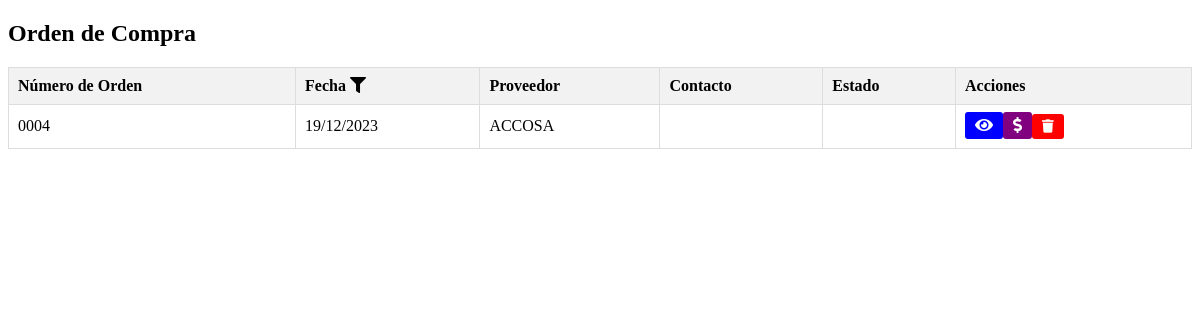
Before: /compras/ordenes_compras.php with the older database file.
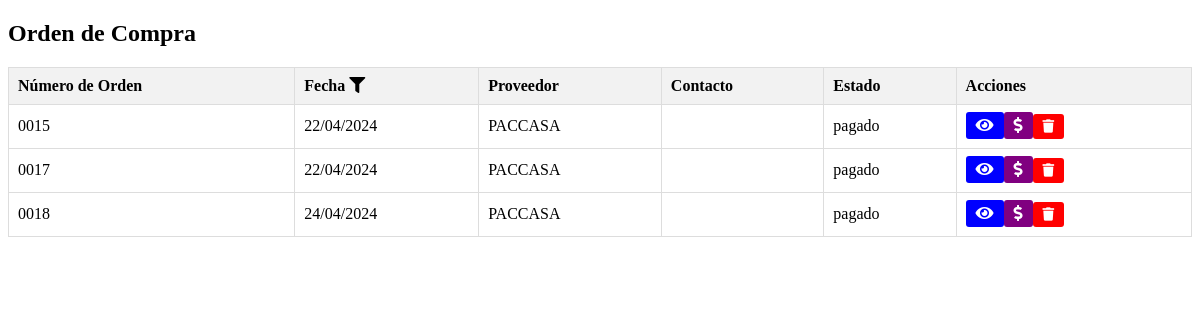
After: the same page with the newer database file.
### tables this page shows
CREATE TABLE `tbl_orden_compra` (
  `ID_ORDEN_COMPRA` int(11) NOT NULL AUTO_INCREMENT,
  `ID_COTIZACION` int(11) NOT NULL,
  `ID_PROVEEDOR` int(11) DEFAULT NULL,
  `ID_CONTACTO` int(11) NOT NULL,
  `NUMERO_ORDEN` varchar(255) DEFAULT NULL,
  `FECHA_ORDEN` date DEFAULT NULL,
  `FECHA_CREACION` timestamp NOT NULL DEFAULT current_timestamp(),
  `FECHA_MODIFICACION` timestamp NOT NULL DEFAULT current_timestamp() ON UPDATE current_timestamp(),
  `ESTADO` varchar(255) NOT NULL,
  `MONTO` decimal(10,2) NOT NULL,
  `CREADO_POR` int(11) DEFAULT NULL,
  `MODIFICADO_POR` int(11) DEFAULT NULL,
  PRIMARY KEY (`ID_ORDEN_COMPRA`),
  KEY `ID_PROVEEDOR` (`ID_PROVEEDOR`),
  KEY `ID_CONTACTO` (`ID_CONTACTO`),
  KEY `fk_tbl_orden_compra_tbl_cotizacion` (`ID_COTIZACION`),
  CONSTRAINT `fk_tbl_orden_compra_tbl_cotizacion` FOREIGN KEY (`ID_COTIZACION`) REFERENCES `tbl_cotizacion` (`ID_COTIZACION`) ON DELETE CASCADE ON UPDATE CASCADE
);

CREATE TABLE `tbl_proveedores` (
  `ID_PROVEEDOR` int(11) NOT NULL AUTO_INCREMENT,
  `NOMBRE` varchar(100) DEFAULT NULL,
  `DIRECCION` varchar(200) DEFAULT NULL,
  `TELEFONO` varchar(20) DEFAULT NULL,
  `CORREO_ELECTRONICO` varchar(100) DEFAULT NULL,
  `FECHA_CREACION` timestamp NOT NULL DEFAULT current_timestamp(),
  `FECHA_MODIFICACION` timestamp NOT NULL DEFAULT current_timestamp() ON UPDATE current_timestamp(),
  `CREADO_POR` varchar(255) DEFAULT NULL,
  `MODIFICADO_POR` varchar(255) DEFAULT NULL,
  `id_empresa` int(11) DEFAULT NULL,
  `SERVICIO_PRESTADO` varchar(150) DEFAULT NULL,
  `RTN_EMPRESA` varchar(15) DEFAULT NULL,
  `ESTADO_PROVEEDOR` varchar(255) DEFAULT NULL,
  PRIMARY KEY (`ID_PROVEEDOR`)
);

### compras/ordenes_compras.php (the view, shortened to what this page needs)
<!DOCTYPE html>
<html>
<head>
    <link rel="stylesheet" href="https://cdnjs.cloudflare.com/ajax/libs/font-awesome/5.15.4/css/all.min.css">
</head>
<body>
    <?php
     include('../conexion/conexion.php');
        $headerContent = '
         <h2>Orden de Compra</h2>
         <table class="solicitud-table">
               <tr>
                 <th>Número de Orden</th>
                  <th>
                     Fecha
                      <i class="fas fa-filter filter-icon" onclick="toggleFechaFiltro()"></i>
                     <input type="date" id="fecha_filtro" onchange="filtrarPorFecha()">
                   </th>
                  <th>Proveedor</th>
                  <th>Contacto</th>
                  <th>Estado</th>
                  <th>Acciones</th>
               </tr>
        ';
        if (isset($_GET['fecha_filtro'])) {
         $fechaFiltro = date('Y-m-d', strtotime($_GET['fecha_filtro']));
          $sql = "SELECT * FROM tbl_orden_compra WHERE FECHA_ORDEN = '$fechaFiltro'";
        } else {
          $sql = "SELECT * FROM tbl_orden_compra";
        }
        $result = $conn->query($sql);
        $rowsContent = '';
       if ($result->num_rows > 0) {
           while ($row = $result->fetch_assoc()) {
                $rowsContent .= '<tr>';
                $rowsContent .= '<td>' . $row["NUMERO_ORDEN"] . '</td>';
                $rowsContent .= '<td>' . date("d/m/Y", strtotime($row["FECHA_ORDEN"])) . '</td>';
               $rowsContent .= '<td>' . obtenerProveedor($conn, $row["ID_PROVEEDOR"]) . '</td>';
                $rowsContent .= '<td>' . obtenerContacto($conn, $row["ID_CONTACTO"]) . '</td>';
                $rowsContent .= '<td>' . $row["ESTADO"] . '</td>';
                $rowsContent .= '<td>';
                $rowsContent .= '<a href="ver_orden.php?numero_orden=' . $row["NUMERO_ORDEN"] . '" class="btn btn-ver"><i class="fas fa-eye"></i></a>';
                $rowsContent .= '<a href="../pagos/crear.php?numero_orden=' . $row["ID_ORDEN_COMPRA"] . '" class="btn btn-crear"><i class="fas fa-dollar-sign"></i></a>';
                $rowsContent .= '<button class="btn btn-eliminar" onclick="eliminarSolicitud(' . $row["NUMERO_ORDEN"] . ')"><i class="fas fa-trash"></i></button>';
                $rowsContent .= '</td>';
                $rowsContent .= '</tr>';
            }
        } else {
          $rowsContent .= '<tr><td colspan="5">No hay datos en esa fecha.</td></tr>';
        }
       echo $headerContent . $rowsContent;
       function obtenerProveedor($conn, $idProveedor) {
          $sqlProveedor = "SELECT NOMBRE FROM tbl_proveedores WHERE ID_PROVEEDOR = $idProveedor";
          $resultProveedor = $conn->query($sqlProveedor);
          return ($resultProveedor->num_rows > 0) ? $resultProveedor->fetch_assoc()["NOMBRE"] : '';
        }
        function obtenerContacto($conn, $idContacto) {
            if ($idContacto !== null) {
             $sqlContacto = "SELECT NOMBRE FROM tbl_contactos_proveedores WHERE ID_CONTACTO_PROVEEDOR = $idContacto";
              $resultContacto = $conn->query($sqlContacto);
              return ($resultContacto->num_rows > 0) ? $resultContacto->fetch_assoc()["NOMBRE"] : '';
            }
            return '';
        }
    ?>
    </table>
</body>
</html>

Changed rows visible on the page:
removed tbl_orden_compra: NUMERO_ORDEN "0004", FECHA_ORDEN "19/12/2023", ID_PROVEEDOR.NOMBRE "ACCOSA"
added tbl_orden_compra: NUMERO_ORDEN "0015", FECHA_ORDEN "22/04/2024", ID_PROVEEDOR.NOMBRE "PACCASA", ESTADO "pagado"
added tbl_orden_compra: NUMERO_ORDEN "0017", FECHA_ORDEN "22/04/2024", ID_PROVEEDOR.NOMBRE "PACCASA", ESTADO "pagado"
added tbl_orden_compra: NUMERO_ORDEN "0018", FECHA_ORDEN "24/04/2024", ID_PROVEEDOR.NOMBRE "PACCASA", ESTADO "pagado"
